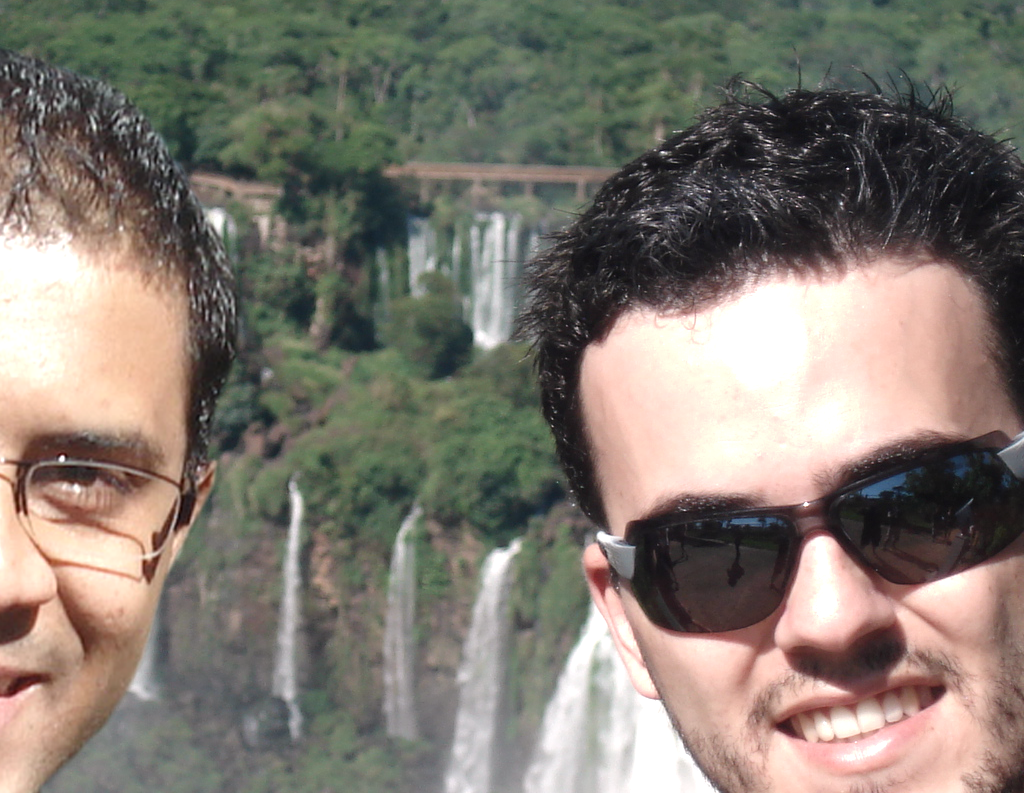
#> input picture img/test.png, 1024 x 793 px
$ python manipulation.py img
#> lines starting #> are read from the running program, lines starting #| are printed output that depends on the picture; after the words box and inside, x2 and y2 are one past the last pixel; in counts of white or black regions, pixels touching at a corner belong together
### utils.py
import cv2
import os
from decimal import Decimal


# Load image
def load_image(img_path, raise_io=True):
    # Load image
#> called with img_path = 'img/test.png', raise_io = True
    img = cv2.imread(img_path)
#> img is the input picture: shape (793, 1024, 3); mean B, G, R 112.6, 121.7, 129.2

    # Check image correctness
    if img is not None:
        return img
    elif raise_io:
        raise IOError('Error while loading image: invalid image file or image file path.')
    else:
        return None


# Get image size (regardless of number of channels)
def get_image_size(img):
    if len(img.shape) == 3:
        img_h, img_w, _ = img.shape
#> img_h = 793; img_w = 1024
    elif len(img.shape) == 2:
        img_h, img_w = img.shape
    else:
        raise RuntimeError('Incorrect input image shape.')

    return img_h, img_w


# Get filename from path
def get_filename(file_path):
    tmp_filename = file_path.split('/')[-1]
    extension = tmp_filename.split('.')[-1]
    tmp_filename = tmp_filename.split('.')[:-1]

    if len(tmp_filename) > 1:
        filename = tmp_filename[0]
        for el in tmp_filename[1:]:
            filename += '.' + el
    else:
        filename = tmp_filename[0]

    return filename, extension


# Ground truth image path generator (from original image path)
# [35 lines left out: functions get_img_ground_truth_path, get_subfolder, not called in this run]


# Get JPEG and PNG file list
def get_file_list(dir_path):
    # Ensure folder path ends with "/"
    if dir_path[-1] != '/':
        dir_path += '/'

    # Only get JPEG and PNG images
    valid_extensions = ['jpeg', 'jpg', 'jpe', 'jfif', 'jif', 'JPG', 'JPEG', 'JPE', 'JFIF', 'png', 'PNG']
    file_list = [img_file for img_file in os.listdir(dir_path) for ext in valid_extensions if img_file.endswith('.' + ext)]

    return file_list


# Get last directory in path
# [7 lines left out: function get_last_directory, not called in this run]

### manipulation.py
import cv2
import numpy as np
import os
import random
import time
import tqdm
from argparse import ArgumentParser
from PIL import Image
from utils import get_filename, get_file_list, get_image_size, load_image


# Define random manipulation ROI
def manipulate_image(img_path, manipulation, roi_size):
    # Load image
    img = load_image(img_path)
    img_width, img_height = get_image_size(img)
#> img_width = 793; img_height = 1024

    # Randomly choose manipulation ROI position
    x = random.randint(0, img_height - roi_size)
#> x = 394
    y = random.randint(0, img_width - roi_size)
#> y = 215

    roi = (x, y, roi_size)
#> roi = (394, 215, 512)

    # Apply manipulation
    # Copy-move
    if manipulation == 'copy-move':
        manip_img, ground_truth = copy_move(img, roi)

    # Median filter
    elif manipulation == 'median-filter':
        manip_img, ground_truth = median_filter(img, roi)

    # Rotation
    elif manipulation == 'rotation':
        manip_img, ground_truth = rotate(img_path, roi)  # Ground truth is replaced as rotation has a round mask which must be calculated separately

    # Content-aware fill
    elif manipulation == 'content-aware-fill':
        manip_img, ground_truth = content_aware_fill(img, x, y, roi_size)

    else:
        raise ValueError('Invalid manipulation method. Possible values: "copy-move", "median-filter", "rotation", "content-aware-fill".')

    return manip_img, ground_truth


# Ground truth
def get_ground_truth(img, x, y, roi_size):
    # Ground truth image
    ground_truth = img.copy().astype(float)
    ground_truth[y:y + roi_size, x:x + roi_size] = np.inf
    ground_truth = np.where(ground_truth == np.inf, 255, 0).astype(np.uint8)
    ground_truth = cv2.cvtColor(ground_truth, cv2.COLOR_BGR2GRAY)

    return ground_truth


# Copy-move
def copy_move(img, roi):
    # Image parameters
#> called with roi = (394, 215, 512)
    img_width, img_height = get_image_size(img)
#> img_width = 793; img_height = 1024

    # ROI parameters
    x = roi[0]
#> x = 394
    y = roi[1]
#> y = 215
    roi_size = roi[2]
#> roi_size = 512

    # Randomly choose ROI to be copied
    x_copy = random.randint(0, img_height - roi_size)
#> x_copy = 41
    y_copy = random.randint(0, img_width - roi_size)
#> y_copy = 132

    # Generate manipulated image
    manip_img = img.copy()
    manip_img[y:y + roi_size, x:x + roi_size] = img[y_copy:y_copy + roi_size, x_copy:x_copy + roi_size]
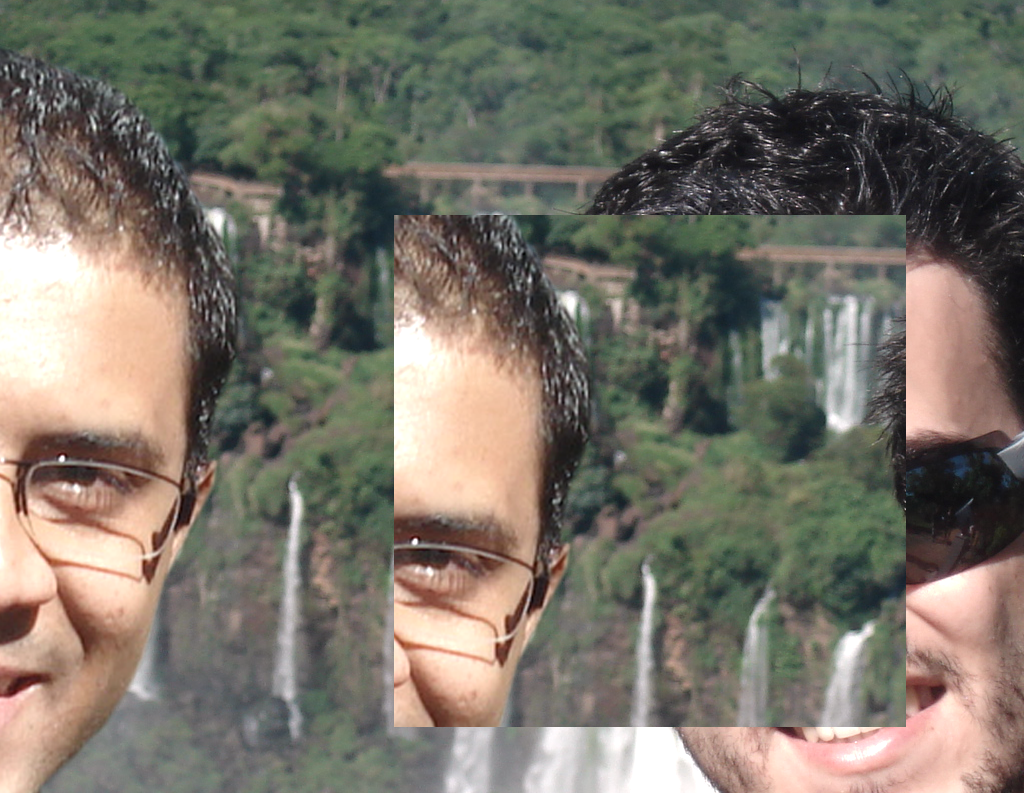
#> manip_img: shape (793, 1024, 3); mean B, G, R 104.7, 115.8, 121.2

    # Generate ground truth image
    ground_truth = get_ground_truth(img, x, y, roi_size)
#> in get_ground_truth, `ground_truth[y:y + roi_size, x:x + roi_size] = np.inf`: ground_truth: shape (793, 1024, 3) float64; 32.28% of the values are NaN or infinite; the others: min 0, max 255, mean 113.4
#> in get_ground_truth, `ground_truth = np.where(ground_truth == np.inf, 255, 0).astype(np.uint8)`:
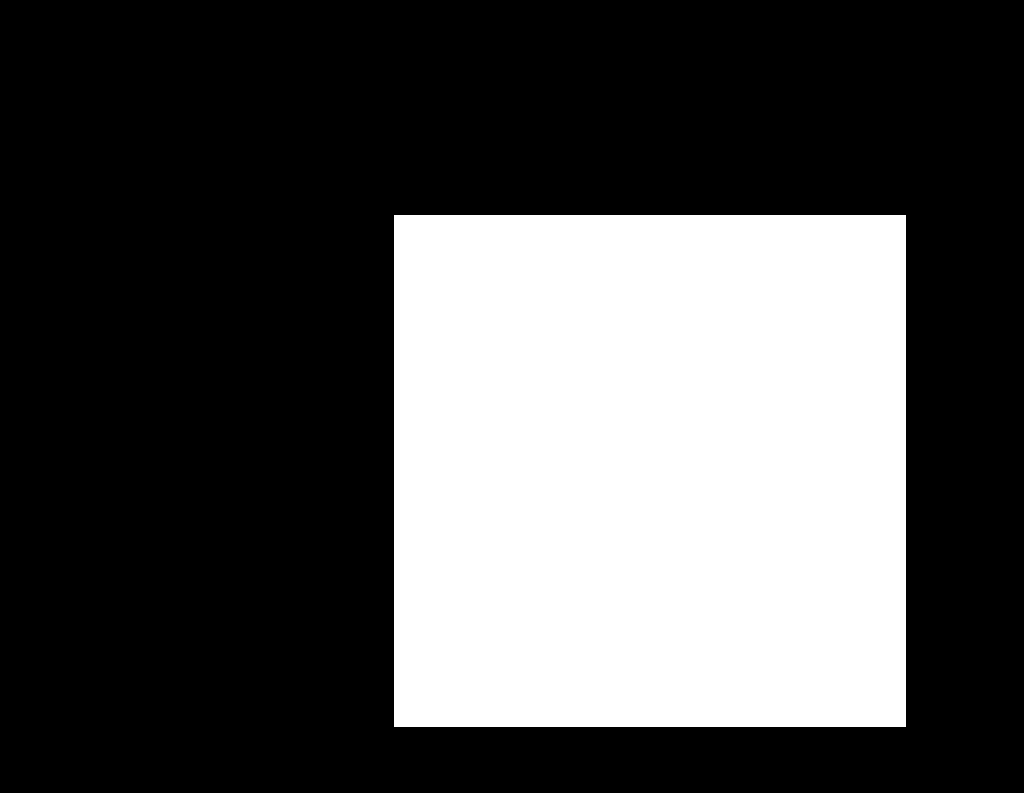
#> ground_truth: shape (793, 1024, 3); 32.3% white; 1 white region, box (x1, y1, x2, y2) and area: (394, 215, 906, 727) 262144

    return manip_img, ground_truth


# Median filter
def median_filter(img, roi):
    # ROI parameters
    x = roi[0]
    y = roi[1]
    roi_size = roi[2]

    # Manipulate ROI
    manip_roi = cv2.medianBlur(img[y:y + roi_size, x:x + roi_size], 3)

    # Generate manipulated image
    manip_img = img.copy()
    manip_img[y:y+roi_size, x:x+roi_size] = manip_roi

    # Generate ground truth image
    ground_truth = get_ground_truth(img, x, y, roi_size)

    return manip_img, ground_truth


# Rotation
def rotate(img_path, roi):
    # Load image (PIL)
    img = Image.open(img_path).convert('RGBA')
    width, height = img.size

    # Create ground truth image
    ground_truth = Image.fromarray(np.zeros((height, width, 4)), 'RGBA')

    # Define ROI parameters
    x = roi[0]
    y = roi[1]
    roi_size = roi[2]

    # Randomly choose rotation degrees
    degrees = random.randint(10, 80)

    # Create rotation mask
    cropped_roi = np.asarray(img.crop(box=(x - roi_size, y - roi_size, x + roi_size + 1, y + roi_size + 1)))
    rot_mask = np.zeros((2 * roi_size + 1, 2 * roi_size + 1))

    for i in range(cropped_roi.shape[0]):
        for j in range(cropped_roi.shape[1]):
            if (i - roi_size) ** 2 + (j - roi_size) ** 2 <= roi_size ** 2:
                rot_mask[i, j] = 1

    # Create manipulated region
    manip_roi = np.empty(cropped_roi.shape, dtype='uint8')
    manip_roi[:, :, :3] = cropped_roi[:, :, :3]
    manip_roi[:, :, 3] = rot_mask * 255
    manip_roi = Image.fromarray(manip_roi, 'RGBA').rotate(degrees)

    # Create ground truth manipulated region
    cropped_roi = np.ones(cropped_roi.shape) * 255
    gt_manip_roi = np.empty(cropped_roi.shape, dtype='uint8')
    gt_manip_roi[:, :, :3] = cropped_roi[:, :, :3]
    gt_manip_roi[:, :, 3] = rot_mask * 255
    gt_manip_roi = Image.fromarray(gt_manip_roi, 'RGBA').rotate(degrees)

    # Generate manipulated image
    manip_img = img.copy()
    manip_img.paste(manip_roi, (x - roi_size, y - roi_size, x + roi_size + 1, y + roi_size + 1)[:2], manip_roi.convert('RGBA'))

    # Generate manipulated ground truth image
    ground_truth.paste(gt_manip_roi, (x - roi_size, y - roi_size, x + roi_size + 1, y + roi_size + 1)[:2], gt_manip_roi.convert('RGBA'))

    # PIL to OpenCV conversion
    manip_img = np.array(manip_img.convert('RGB'))
    manip_img = manip_img[:, :, ::-1].copy()

    # Ground truth PIL to OpenCV conversion
    ground_truth = np.array(ground_truth.convert('RGB'))
    ground_truth = ground_truth[:, :, ::-1].copy()

    return manip_img, ground_truth


# Content-aware fill
def content_aware_fill(img, x, y, roi_size, method=cv2.INPAINT_TELEA):
    # Generate ground truth image
    ground_truth = get_ground_truth(img, x, y, roi_size)

    # Generate manipulated image
    manip_img = img.copy()
    manip_img = cv2.inpaint(manip_img, ground_truth, 3, flags=method)

    return manip_img, ground_truth


# Generate manipulated images
def main(args):
    # Welcome message
    print('Photo Forensics from Rounding Artifacts: manipulation script')
    print('Author: Paula Mihalcea')
    print('Version: 1.0')
    print('Based on a research by S. Agarwal and H. Farid. Details & source code at https://github.com/PaulaMihalcea/Photo-Forensics-from-Rounding-Artifacts.')
    print()

    start = time.time()

    # Get file list
    file_list = get_file_list(args.dir_path)

    progress_bar = tqdm.tqdm(total=len(file_list)*4*4*5)

    # Parameters
    manipulations = ['copy-move', 'median-filter', 'rotation', 'content-aware-fill']  # Manipulation type
    roi_sizes = [512, 256, 128, 64]  # Manipulated region (ROI) size
    jpeg_qualities = [(60, 70), (71, 80), (81, 90), (91, 100)]

    # Generate image
    for file in file_list:
        # Parameters
        img_path = args.dir_path + file
        filename, extension = get_filename(file)
        progress_bar.set_description('Processing image {}'.format(filename) + '.{}'.format(extension))

        # Create subfolders
        if not os.path.exists(args.dir_path + '/manip_jpeg/'):
            os.makedirs(args.dir_path + '/manip_jpeg/')
        if not os.path.exists(args.dir_path + '/manip_png/'):
            os.makedirs(args.dir_path + '/manip_png/')
        if not os.path.exists(args.dir_path + '/manip_jpeg/ground_truth/'):
            os.makedirs(args.dir_path + '/manip_jpeg/ground_truth/')
        if not os.path.exists(args.dir_path + '/manip_png/ground_truth/'):
            os.makedirs(args.dir_path + '/manip_png/ground_truth/')

        for manipulation in manipulations:
            for roi_size in roi_sizes:
                # Manipulation
                try:
                    manip_image, ground_truth = manipulate_image(img_path, manipulation, roi_size)  # Create a single manipulation of an image
                except (IOError, ValueError):
                    continue  # Ignore invalid images
                else:  # Save the manipulated image in 5 different formats...
                    for q in jpeg_qualities:  # ...JPEG with Q = [60, 70], JPEG with Q = [71, 80], JPEG with Q = [81, 90], JPEG with Q = [91, 100]...
                        quality = random.randint(q[0], q[1])  # For each range of JPEG qualities, a random JPEG quality is chosen in the specified range
                        cv2.imwrite(args.dir_path + '/manip_jpeg/' + filename + '_' + manipulation + '_{}'.format(roi_size) + '_{}'.format(quality) + '.jpeg', manip_image, [int(cv2.IMWRITE_JPEG_QUALITY), quality])  # JPEG
                        cv2.imwrite(args.dir_path + '/manip_jpeg/ground_truth/' + filename + '_' + manipulation + '_{}'.format(roi_size) + '_gt' + '.png', ground_truth)  # Ground truth (PNG only)

                cv2.imwrite(args.dir_path + '/manip_png/' + filename + '_' + manipulation + '_{}'.format(roi_size) + '.png', manip_image)  # ...and PNG
                cv2.imwrite(args.dir_path + '/manip_png/ground_truth/' + filename + '_' + manipulation + '_{}'.format(roi_size) + '_gt' + '.png', ground_truth)  # Ground truth

                # Progress bar update
                progress_bar.update(5)

    end = time.time()

    # Final message
    print()
    print('Summary')
    print('Directory: {}'.format(args.dir_path))
    print('Images manipulated: {}.'.format(len(file_list)))
    print('Total generated images: {}.'.format(len(file_list)*4*4*5))

    # Elapsed time
    hours, remaining_time = divmod(end - start, 3600)
#> hours = 0; remaining_time = 6.05
    minutes, seconds = divmod(remaining_time, 60)
#> minutes = 0; seconds = 6.05
    if hours >= 1:
        print(
            'Elapsed time: {:.0f}h'.format(hours) + ' {:.0f}m'.format(minutes) + ' {:.2f}s.'.format(seconds))
    elif minutes >= 1:
        print('Elapsed time: {:.0f}m'.format(minutes) + ' {:.2f}s.'.format(seconds))
    else:
        print('Elapsed time: {:.2f}s.'.format(seconds))
#| Elapsed time: 6.05s.
    print('Done.')

    return


if __name__ == '__main__':

    # Initialize parser
    parser = ArgumentParser(description='Manipulation script for the "Photo Forensics from Rounding Artifacts" project; generates manipulated images from a given directory (e.g. "path/to/images/") in two specific subdirectories (e.g. "path/to/images/manip_jpeg" and "path/to/images/manip_png") as described in the referenced paper.')

    # Add parser arguments
    parser.add_argument('dir_path', help='Path of the directory containing the images to be manipulated.')

    args = parser.parse_args()

    # Ensure folder path ends with "/"
    if args.dir_path[-1] != '/':
        args.dir_path += '/'

    # Run main script
    main(args)
